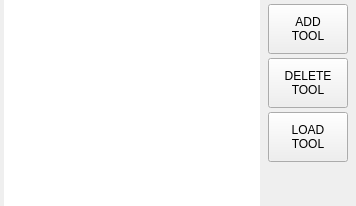
               <widget class="QWidget" name="main_tab_widgetPage4">
                <layout class="QHBoxLayout" name="horizontalLayout">
                 <property name="spacing">
                  <number>4</number>
                 </property>
                 <property name="leftMargin">
                  <number>4</number>
                 </property>
                 <property name="topMargin">
                  <number>0</number>
                 </property>
                 <property name="rightMargin">
                  <number>4</number>
                 </property>
                 <property name="bottomMargin">
                  <number>0</number>
                 </property>
                 <item>
                  <widget class="ToolOffsetView" name="tooloffsetview">
                   <property name="enabled">
                    <bool>true</bool>
                   </property>
                   <property name="autoFillBackground">
                    <bool>false</bool>
                   </property>
                   <property name="frameShape">
                    <enum>QFrame::NoFrame</enum>
                   </property>
                   <property name="alternatingRowColors">
                    <bool>false</bool>
                   </property>
                   <attribute name="horizontalHeaderDefaultSectionSize">
                    <number>60</number>
                   </attribute>
                   <attribute name="verticalHeaderVisible">
                    <bool>false</bool>
                   </attribute>
                   <attribute name="verticalHeaderDefaultSectionSize">
                    <number>24</number>
                   </attribute>
                   <attribute name="verticalHeaderHighlightSections">
                    <bool>true</bool>
                   </attribute>
                  </widget>
                 </item>
                 <item>
                  <widget class="QWidget" name="widget_tool_table" native="true">
                   <layout class="QVBoxLayout" name="verticalLayout_20">
                    <property name="spacing">
                     <number>4</number>
                    </property>
                    <property name="leftMargin">
                     <number>4</number>
                    </property>
                    <property name="topMargin">
                     <number>4</number>
                    </property>
                    <property name="rightMargin">
                     <number>4</number>
                    </property>
                    <property name="bottomMargin">
                     <number>4</number>
                    </property>
                    <item>
                     <widget class="PushButton" name="btn_tool_add">
                      <property name="sizePolicy">
                       <sizepolicy hsizetype="Fixed" vsizetype="Fixed">
                        <horstretch>0</horstretch>
                        <verstretch>0</verstretch>
                       </sizepolicy>
                      </property>
                      <property name="minimumSize">
                       <size>
                        <width>80</width>
                        <height>50</height>
                       </size>
                      </property>
                      <property name="maximumSize">
                       <size>
                        <width>80</width>
                        <height>50</height>
                       </size>
                      </property>
                      <property name="toolTip">
                       <string>Add new tool to tooltable</string>
                      </property>
                      <property name="text">
                       <string>ADD
TOOL</string>
                      </property>
                      <property name="flat">
                       <bool>false</bool>
                      </property>
                      <property name="python_command_option" stdset="0">
                       <bool>true</bool>
                      </property>
                      <property name="true_python_cmd_string" stdset="0">
                       <string>INSTANCE.tooloffsetview.add_tool()</string>
                      </property>
                      <property name="false_python_cmd_string" stdset="0">
                       <string/>
                      </property>
                     </widget>
                    </item>
                    <item>
                     <widget class="PushButton" name="btn_tool_delete">
                      <property name="sizePolicy">
                       <sizepolicy hsizetype="Fixed" vsizetype="Fixed">
                        <horstretch>0</horstretch>
                        <verstretch>0</verstretch>
                       </sizepolicy>
                      </property>
                      <property name="minimumSize">
                       <size>
                        <width>80</width>
                        <height>50</height>
                       </size>
                      </property>
                      <property name="maximumSize">
                       <size>
                        <width>80</width>
                        <height>50</height>
                       </size>
                      </property>
                      <property name="toolTip">
                       <string>Delete selected tools</string>
                      </property>
                      <property name="text">
                       <string>DELETE
TOOL</string>
                      </property>
                      <property name="flat">
                       <bool>false</bool>
                      </property>
                      <property name="python_command_option" stdset="0">
                       <bool>true</bool>
                      </property>
                      <property name="true_python_cmd_string" stdset="0">
                       <string>INSTANCE.tooloffsetview.delete_tools()</string>
                      </property>
                      <property name="false_python_cmd_string" stdset="0">
                       <string/>
                      </property>
                     </widget>
                    </item>
                    <item>
                     <widget class="QPushButton" name="btn_load_tool">
                      <property name="sizePolicy">
                       <sizepolicy hsizetype="Fixed" vsizetype="Fixed">
                        <horstretch>0</horstretch>
                        <verstretch>0</verstretch>
                       </sizepolicy>
                      </property>
                      <property name="minimumSize">
                       <size>
                        <width>80</width>
                        <height>50</height>
                       </size>
                      </property>
                      <property name="maximumSize">
                       <size>
                        <width>80</width>
                        <height>50</height>
                       </size>
                      </property>
                      <property name="toolTip">
                       <string>Load selected tool</string>
                      </property>
                      <property name="text">
                       <string>LOAD
TOOL</string>
                      </property>
                      <property name="flat">
                       <bool>false</bool>
                      </property>
                     </widget>
                    </item>
                    <item>
                     <spacer name="verticalSpacer">
                      <property name="orientation">
                       <enum>Qt::Vertical</enum>
                      </property>
                      <property name="sizeHint" stdset="0">
                       <size>
                        <width>20</width>
                        <height>40</height>
                       </size>
                      </property>
                     </spacer>
                    </item>
                   </layout>
                  </widget>
                 </item>
                </layout>
               </widget>
